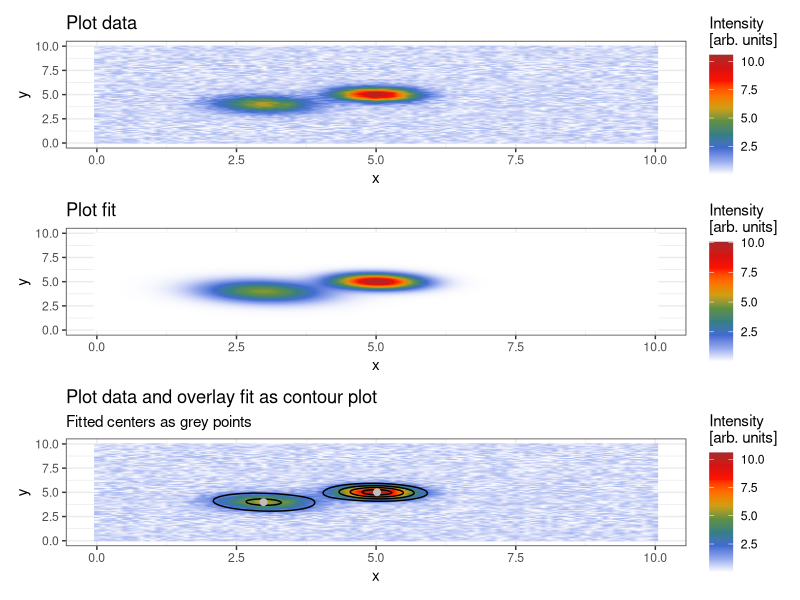

R code for this plot:
library(tidyverse)
library(patchwork)
library(broom)
theme_set(theme_bw())
colors <- colorRampPalette(c("white","royalblue","seagreen","orange","red", "brown"))

# Create general elliptical 2D Gaussian function (spherical if b=0)
gauss2 <- function(x,y,x0=0,y0=0,A=1,a=1,b=.1,c=1) {
    A*exp(-(a*(x-x0)^2+2*b*(x-x0)*(y-y0)+c*(y-y0)^2))
}

# Create fake data
df <- tibble(expand.grid(x=seq(0,10,by=.1), 
                         y=seq(0,10,by=.1)),
             z = gauss2(x,y,x0=5,y0=5,A=10,a=2.2,b=0.15,c=2.2)+ 
                 gauss2(x,y,x0=3,y0=4,A=5,a=1.5,b=0.15,c=1.5)+ 
                 runif(length(x))
                 )
# Look at it
df

# Plot fake data
P1 <- df %>% 
    ggplot(aes(x = x, y = y, fill = z)) +
        geom_raster(interpolate=TRUE)+
        scale_fill_gradientn(colors = colors(10), 
                             name = "Intensity\n[arb. units]")+
        labs(title="Plot data")

# Perform fit
fit <- nls(data=df,
    z ~ gauss2(x,y,x0_1,y0_1,A_1,a_1,b_1,c_1)+ 
        gauss2(x,y,x0_2,y0_2,A_2,a_2,b_2,c_2),
    start=list(x0_1 = 4.5, y0_1 = 4.5,
               x0_2 = 2.5, y0_2 = 3.8,
               A_1 = 8, a_1 = 2, b_1 = 0.1, c_1 = 2,
               A_2 = 4, a_2 = 1, b_2 = 0.1, c_2 = 1),
    control = nls.control(maxiter = 1000)
    )

# Get fit parameters
tidy(fit)
centers <- tidy(fit) %>% 
    filter(str_detect(term, "0_")) %>% 
    select(term, estimate) %>% 
    pivot_wider(names_from = term, 
                values_from = estimate) %>% 
    pivot_longer(everything(),
                 cols_vary = "slowest",
                 names_to = c(".value"),
                 names_pattern = "(.)")

# Plot fit
P2 <- augment(fit)%>% 
    ggplot(aes(x = x, y = y, fill = .fitted)) +
        geom_raster(interpolate=TRUE)+
        scale_fill_gradientn(colors = colors(10), 
                             name = "Intensity\n[arb. units]")+
        labs(title="Plot fit")

# Plot data and overlay fit as contour plot
P3 <- df %>% 
    ggplot(aes(x = x, y = y)) +
        geom_raster(aes(fill = z), interpolate=TRUE)+
        scale_fill_gradientn(colors = colors(10), 
                             name = "Intensity\n[arb. units]")+
        geom_contour(data=augment(fit), 
                     aes(z = .fitted), color = "black", bins = 5)+
        labs(title="Plot data and overlay fit as contour plot",
             subtitle="Fitted centers as grey points")+
        geom_point(data=centers, color="gray", size=2)


ggsave("data_and_fit.pdf", 
        P1/P2/P3,
        height = 8,
        width = 6)
